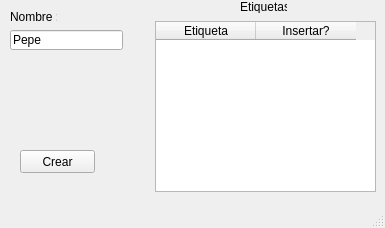
<?xml version="1.0" encoding="UTF-8"?>
<ui version="4.0">
 <class>CreadorTareas</class>
 <widget class="QMainWindow" name="CreadorTareas">
  <property name="geometry">
   <rect>
    <x>0</x>
    <y>0</y>
    <width>385</width>
    <height>228</height>
   </rect>
  </property>
  <property name="windowTitle">
   <string>MainWindow</string>
  </property>
  <widget class="QWidget" name="centralwidget">
   <widget class="QPushButton" name="pushButton">
    <property name="geometry">
     <rect>
      <x>20</x>
      <y>150</y>
      <width>75</width>
      <height>23</height>
     </rect>
    </property>
    <property name="text">
     <string>Crear</string>
    </property>
   </widget>
   <widget class="QLineEdit" name="lineEdit">
    <property name="geometry">
     <rect>
      <x>10</x>
      <y>30</y>
      <width>113</width>
      <height>20</height>
     </rect>
    </property>
    <property name="text">
     <string>Pepe</string>
    </property>
   </widget>
   <widget class="QLabel" name="label">
    <property name="geometry">
     <rect>
      <x>10</x>
      <y>10</y>
      <width>47</width>
      <height>13</height>
     </rect>
    </property>
    <property name="text">
     <string>Nombre :</string>
    </property>
   </widget>
   <widget class="QTableWidget" name="tableWidget">
    <property name="geometry">
     <rect>
      <x>155</x>
      <y>21</y>
      <width>221</width>
      <height>171</height>
     </rect>
    </property>
    <attribute name="horizontalHeaderDefaultSectionSize">
     <number>100</number>
    </attribute>
    <attribute name="verticalHeaderDefaultSectionSize">
     <number>20</number>
    </attribute>
    <column>
     <property name="text">
      <string>Etiqueta</string>
     </property>
    </column>
    <column>
     <property name="text">
      <string>Insertar?</string>
     </property>
    </column>
   </widget>
   <widget class="QLabel" name="label_2">
    <property name="geometry">
     <rect>
      <x>240</x>
      <y>0</y>
      <width>47</width>
      <height>13</height>
     </rect>
    </property>
    <property name="text">
     <string>Etiquetas</string>
    </property>
   </widget>
  </widget>
  <widget class="QMenuBar" name="menubar">
   <property name="geometry">
    <rect>
     <x>0</x>
     <y>0</y>
     <width>385</width>
     <height>21</height>
    </rect>
   </property>
  </widget>
  <widget class="QStatusBar" name="statusbar"/>
 </widget>
 <resources/>
 <connections/>
</ui>
